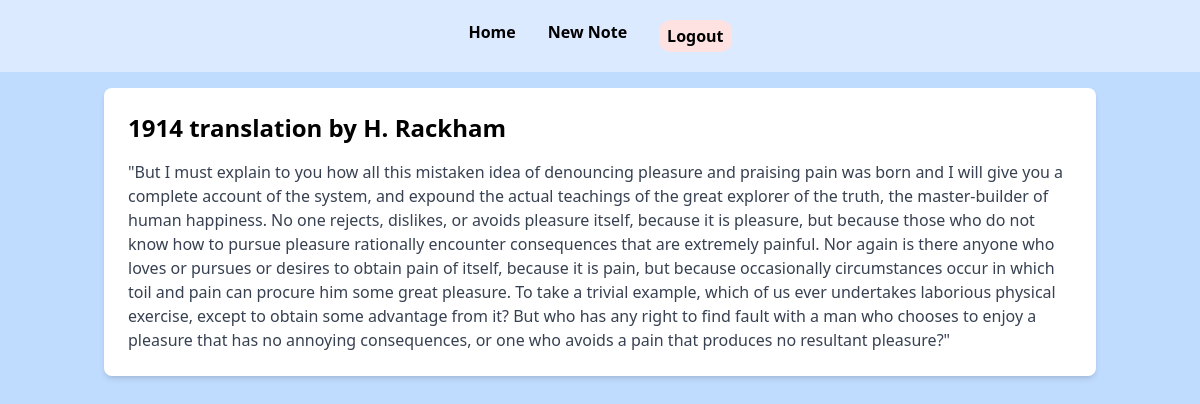
The page /show/4/ (signed in) on the database its author committed.
### main/models.py (models this page shows, shortened)
class Notess(models.Model):
    user = models.ForeignKey(User, on_delete=models.CASCADE)
    title = models.CharField(max_length=200)
    content = models.TextField()
    create_date = models.DateField(blank=True, null=True)
    update_date = models.DateField(blank=True, null=True)

### main/views.py (the view)
# urls.py: path('show/<int:note_id>/', views.show_note, name='show'),
@login_required
def show_note(request, note_id):
    show = get_object_or_404(Notess, id=note_id, user=request.user)
    context = {
        "show": show
    }
    return render(request, 'show_note.html', context)

### main/templates/show_note.html (shortened to what this page needs)
{% extends "base.html" %}
{% load static %}
{% block content %}
<div class="container mx-auto p-4">
    <div class="bg-white shadow-md rounded-lg p-6">
        <h1 class="text-2xl font-bold mb-4">{{ show.title }}</h1>
        <p class="text-gray-700">{{ show.content | safe }}</p>
    </div>
</div>
{% endblock content %}

### rows shown on the page
Notess: title "1914 translation by H. Rackham", content "\"But I must explain to you how all this mistaken idea of denouncing pleasure and praising pain was born and I will give you a complete account of the system, and expound the actual teachings of the great explorer of the truth, the master-builder of human happiness. No one rejects, dislikes, or avoids pleasure itself, because it is pleasure, but because those who do not know how to pursue pleasure rationally encounter consequences that are extremely painful. Nor again is there anyone who loves or pursues or desires to obtain pain of itself, because it is pain, but because occasionally circumstances occur in which toil and pain can procure him some great pleasure. To take a trivial example,…"
